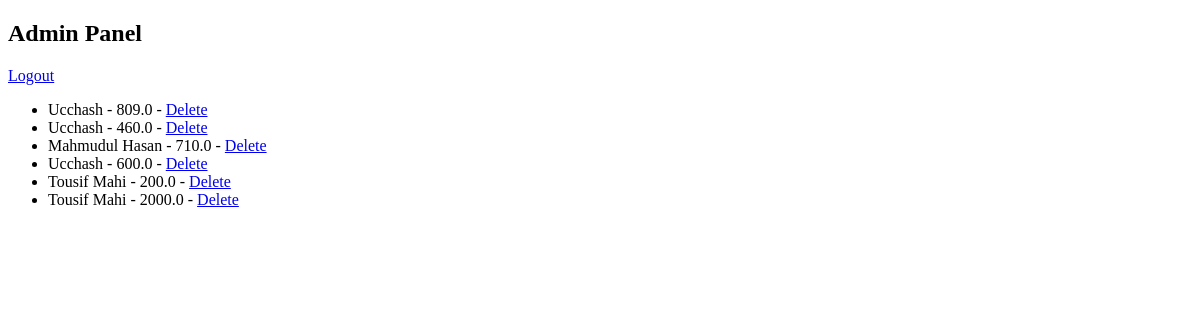
Page /admin/panel (signed in) on the earlier database version.
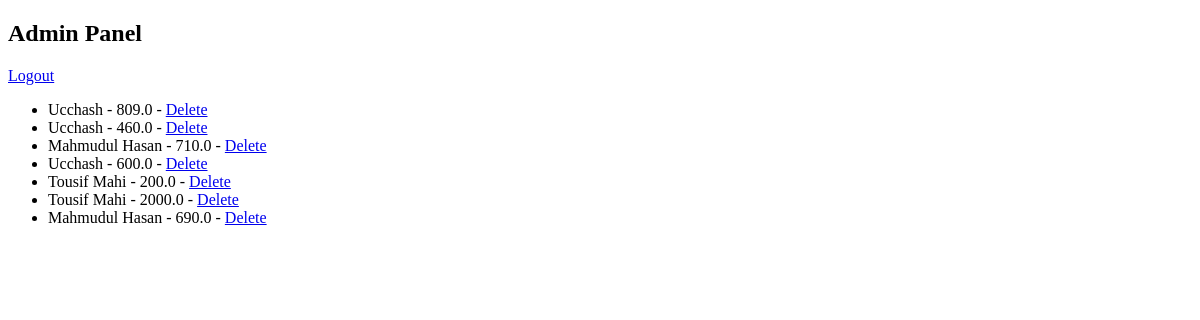
Same page on the later database version.
### app.py (models this page shows, shortened)
class Contribution(db.Model):
    id = db.Column(db.Integer, primary_key=True)
    name = db.Column(db.String(100), nullable=False)
    amount = db.Column(db.Float, nullable=False)
    month_year = db.Column(db.String(7), nullable=False)
    date = db.Column(db.Date, nullable=False)  # Store the exact date of contribution
    details = db.Column(db.Text, nullable=True)  # Optional field for additional details

### app.py (the view)
@app.route('/admin/panel')
@login_required
def admin_panel():
    contributions = Contribution.query.all()
    return render_template('admin_panel.html', contributions=contributions)

### app.py (called while the page is built)
@login_manager.user_loader
def load_user(user_id):
    return Admin.query.get(int(user_id))

### templates/admin_panel.html (shortened to what this page needs)
<!DOCTYPE html>
<html>
<head>
</head>
<body>
    <h2>Admin Panel</h2>
    <a href="/logout">Logout</a>
    <ul>
        {% for contribution in contributions %}
        <li>{{ contribution.name }} - {{ contribution.amount }} - <a href="/delete/{{ contribution.id }}">Delete</a></li>
        {% endfor %}
    </ul>
</body>
</html>

Differences in the rows shown:
added Contribution: name "Mahmudul Hasan", amount "690.0"
